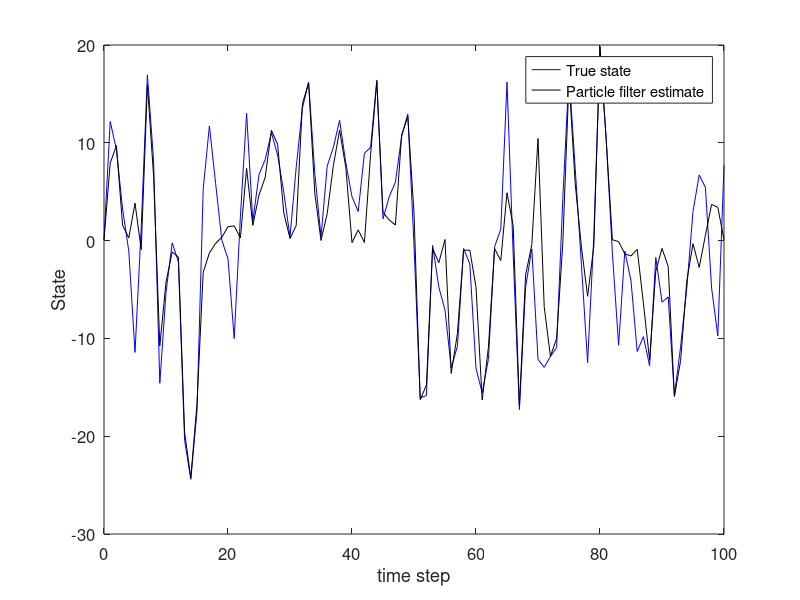

This chart was generated by the following MATLAB code:
%adapted from Gordon, Salmond, and Smith paper
clc
clear all
close all

%prepare the variable
x = 0.1; %initial state
Q = 10; %system noise covariance
R = 1; %measurement noise covariance
tf = 100; %simulation length
N = 500; %number of particles in the particle filter
xhat = x;
P = 2;
xhatPart = x;
%Initialize the particle filter
for i = 1:N
    xpart(i) = x + sqrt(P)*randn;
end
xArr = [x];
yArr = [x^2/20 +sqrt(R)*randn];
xhatArr = [x];
pArr = [P];
xhatPartArr = [xhatPart];
for k = 1:tf
    %system simulation
    x = 0.5*x + 25*x/(1+x^2) + 8*cos(1.2*(k-1)) + sqrt(Q)*randn;
    y = x^2/20 + sqrt(R)*randn;
    %particle filter
    for i = 1:N
        xpartminus(i) = 0.5*xpart(i) + 25*xpart(i)/(1+xpart(i)^2)+8*cos(1.2*(k-1))+sqrt(Q)*randn;
        ypart = xpartminus(i)^2/20;
        vhat = y - ypart;
        q(i) = (1/sqrt(R)/sqrt(2*pi))*exp(-vhat^2/2/R); %Gausssian distribution , N~(0, R)
    end
    %Normalize the likelihood of each a priori estimate
    qsum = sum(q);
    for i = 1:N
        q(i) = q(i)/qsum;
    end
    %Resample
    for i = 1:N
        u = rand; %uniform random number between 0 and 1
        qtempsum = 0;
        for j = 1:N
            qtempsum = qtempsum + q(j);
            if qtempsum >= u
                xpart(i) = xpartminus(j);
                break;
            end
        end
    end
    %the particle filter estimate is the mean of the particles
    xhatPart = mean(xpart);
    %Save data in arrays for later plotting
    xArr = [xArr x];
    yArr = [yArr y];
    xhatPartArr = [xhatPartArr xhatPart];
end
t = 0:tf;
figure;
plot(t,xArr,'b-', t, xhatPartArr, 'k-');
%plot(t, xArr); 
%hold all
%plot(t, xhatPartArr);

set(gca, 'FontSize', 12); set(gcf, 'Color', 'White');
xlabel('time step'); ylabel('State');
legend('True state', 'Particle filter estimate');
xhatPartRMS = sqrt((norm(xArr - xhatPartArr))^2/tf);
disp(['Particle filter RMS error = ', num2str(xhatPartRMS)]);